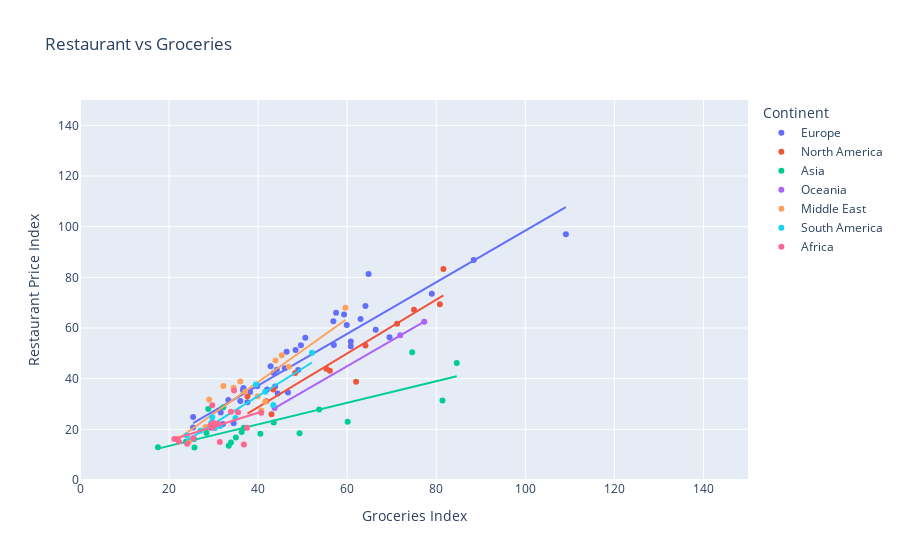

Source (notebook cell):
### Markdown cell above
Observations about Cost of Living (with and without Rent) compares to Local Purchasing Power.

### Code cell
px.scatter(df, x='Groceries Index', 
           y='Restaurant Price Index', 
           color='Continent',
           range_x=(0,150), 
           range_y=(0,150),
           hover_name='Country',
           title='Restaurant vs Groceries',
           trendline='ols')

### Figure 1 — Plotly figure (JSON) as saved in the notebook; plotly's stock layout.template omitted (floating-point values rounded to 4 significant figures)
{"data": [{"hovertemplate": "<b>%{hovertext}</b><br><br>Continent=Europe<br>Groceries Index=%{x}<br>Restaurant Price Index=%{y}<extra></extra>", "hovertext": ["Switzerland", "Iceland", "Norway", "Denmark", "Austria", "Ireland", "France", "Finland", "Netherlands", "Luxembourg", "Germany", "United Kingdom", "Belgium", "Sweden", "Italy", "Cyprus", "Malta", "Greece", "Estonia", "Slovenia", "Latvia", "Spain", "Lithuania", "Slovakia", "Czech Republic", "Croatia", "Portugal", "Albania", "Hungary", "Poland", "Montenegro", "Bulgaria", "Serbia", "Romania", "Turkey", "Bosnia And Herzegovina", "Moldova", "Georgia", "North Macedonia", "Kosovo (Disputed Territory)", "Belarus", "Ukraine"], "legendgroup": "Europe", "marker": {"color": "#636efa", "symbol": "circle"}, "mode": "markers", "name": "Europe", "orientation": "v", "showlegend": true, "type": "scatter", "x": [109.1, 88.4, 79, 64.8, 66.4, 59.3, 69.5, 63, 59.9, 64.1, 60.8, 56.9, 57.5, 60.8, 57, 49.6, 50.6, 48.4, 46.4, 49, 42.8, 46, 44.2, 46.7, 44.4, 43.5, 43.8, 42, 39.8, 36.8, 36.7, 38.2, 36, 36.6, 37.6, 34.5, 31.6, 33.3, 32.1, 29.4, 25.4, 25.4], "xaxis": "x", "y": [97, 86.8, 73.5, 81.3, 59.3, 65.3, 56.3, 63.6, 61.2, 68.7, 52.8, 62.7, 66, 54.7, 53.3, 53.2, 56.2, 51.3, 50.6, 43.4, 44.9, 44.1, 43.5, 34.5, 34.1, 42.2, 36.9, 35.7, 37, 35, 36.3, 34.7, 31.2, 35.5, 30.7, 22.4, 26.6, 31.6, 22.1, 20.6, 24.9, 20.7], "yaxis": "y"}, {"hovertemplate": "<b>OLS trendline</b><br>Restaurant Price Index = 1.01822 * Groceries Index + -3.40309<br>R<sup>2</sup>=0.883925<br><br>Continent=Europe<br>Groceries Index=%{x}<br>Restaurant Price Index=%{y} <b>(trend)</b><extra></extra>", "legendgroup": "Europe", "marker": {"color": "#636efa", "symbol": "circle"}, "mode": "lines", "name": "Europe", "showlegend": false, "type": "scatter", "x": [25.4, 25.4, 29.4, 31.6, 32.1, 33.3, 34.5, 36, 36.6, 36.7, 36.8, 37.6, 38.2, 39.8, 42, 42.8, 43.5, 43.8, 44.2, 44.4, 46, 46.4, 46.7, 48.4, 49, 49.6, 50.6, 56.9, 57, 57.5, 59.3, 59.9, 60.8, 60.8, 63, 64.1, 64.8, 66.4, 69.5, 79, 88.4, 109.1], "xaxis": "x", "y": [22.46, 22.46, 26.53, 28.77, 29.28, 30.5, 31.73, 33.25, 33.86, 33.97, 34.07, 34.88, 35.49, 37.12, 39.36, 40.18, 40.89, 41.19, 41.6, 41.81, 43.44, 43.84, 44.15, 45.88, 46.49, 47.1, 48.12, 54.53, 54.64, 55.14, 56.98, 57.59, 58.5, 58.5, 60.74, 61.86, 62.58, 64.21, 67.36, 77.04, 86.61, 107.7], "yaxis": "y"}, {"hovertemplate": "<b>%{hovertext}</b><br><br>Continent=North America<br>Groceries Index=%{x}<br>Restaurant Price Index=%{y}<extra></extra>", "hovertext": ["Bahamas", "Barbados", "United States", "Canada", "Puerto Rico", "Jamaica", "Trinidad And Tobago", "Costa Rica", "Cuba", "Panama", "Mexico", "Guatemala", "Dominican Republic"], "legendgroup": "North America", "marker": {"color": "#EF553B", "symbol": "circle"}, "mode": "markers", "name": "North America", "orientation": "v", "showlegend": true, "type": "scatter", "x": [81.6, 80.8, 75, 71.2, 64.1, 62, 55.3, 56.1, 43, 48.3, 43.4, 41.8, 37.6], "xaxis": "x", "y": [83.3, 69.4, 67.2, 61.7, 53.1, 38.8, 43.9, 43.1, 26, 42.2, 35.7, 31.1, 33.1], "yaxis": "y"}, {"hovertemplate": "<b>OLS trendline</b><br>Restaurant Price Index = 1.06126 * Groceries Index + -13.7055<br>R<sup>2</sup>=0.883006<br><br>Continent=North America<br>Groceries Index=%{x}<br>Restaurant Price Index=%{y} <b>(trend)</b><extra></extra>", "legendgroup": "North America", "marker": {"color": "#EF553B", "symbol": "circle"}, "mode": "lines", "name": "North America", "showlegend": false, "type": "scatter", "x": [37.6, 41.8, 43, 43.4, 48.3, 55.3, 56.1, 62, 64.1, 71.2, 75, 80.8, 81.6], "xaxis": "x", "y": [26.2, 30.66, 31.93, 32.35, 37.55, 44.98, 45.83, 52.09, 54.32, 61.86, 65.89, 72.04, 72.89], "yaxis": "y"}, {"hovertemplate": "<b>%{hovertext}</b><br><br>Continent=Asia<br>Groceries Index=%{x}<br>Restaurant Price Index=%{y}<extra></extra>", "hovertext": ["Singapore", "Hong Kong (China)", "South Korea", "Japan", "Taiwan", "Cambodia", "Sri Lanka", "Thailand", "Kazakhstan", "China", "Philippines", "Russia", "Malaysia", "Vietnam", "Kyrgyzstan", "Indonesia", "Uzbekistan", "Nepal", "Bangladesh", "India", "Pakistan"], "legendgroup": "Asia", "marker": {"color": "#00cc96", "symbol": "circle"}, "mode": "markers", "name": "Asia", "orientation": "v", "showlegend": true, "type": "scatter", "x": [74.6, 84.6, 81.4, 53.7, 60.1, 43.5, 49.3, 40.5, 32.2, 36.8, 35, 28.8, 36.3, 33.9, 28.2, 33.4, 28.4, 25.6, 25.7, 23.8, 17.5], "xaxis": "x", "y": [50.4, 46.2, 31.4, 27.8, 23, 22.7, 18.5, 18.3, 28.7, 20.6, 16.8, 28, 18.9, 14.8, 20.2, 13.5, 18.6, 16.2, 12.8, 15.1, 12.9], "yaxis": "y"}, {"hovertemplate": "<b>OLS trendline</b><br>Restaurant Price Index = 0.425845 * Groceries Index + 4.92903<br>R<sup>2</sup>=0.649627<br><br>Continent=Asia<br>Groceries Index=%{x}<br>Restaurant Price Index=%{y} <b>(trend)</b><extra></extra>", "legendgroup": "Asia", "marker": {"color": "#00cc96", "symbol": "circle"}, "mode": "lines", "name": "Asia", "showlegend": false, "type": "scatter", "x": [17.5, 23.8, 25.6, 25.7, 28.2, 28.4, 28.8, 32.2, 33.4, 33.9, 35, 36.3, 36.8, 40.5, 43.5, 49.3, 53.7, 60.1, 74.6, 81.4, 84.6], "xaxis": "x", "y": [12.38, 15.06, 15.83, 15.87, 16.94, 17.02, 17.19, 18.64, 19.15, 19.37, 19.83, 20.39, 20.6, 22.18, 23.45, 25.92, 27.8, 30.52, 36.7, 39.59, 40.96], "yaxis": "y"}, {"hovertemplate": "<b>%{hovertext}</b><br><br>Continent=Oceania<br>Groceries Index=%{x}<br>Restaurant Price Index=%{y}<extra></extra>", "hovertext": ["Australia", "New Zealand", "Fiji"], "legendgroup": "Oceania", "marker": {"color": "#ab63fa", "symbol": "circle"}, "mode": "markers", "name": "Oceania", "orientation": "v", "showlegend": true, "type": "scatter", "x": [77.3, 71.9, 43.7], "xaxis": "x", "y": [62.5, 57.1, 28.4], "yaxis": "y"}, {"hovertemplate": "<b>OLS trendline</b><br>Restaurant Price Index = 1.01582 * Groceries Index + -15.9838<br>R<sup>2</sup>=0.999994<br><br>Continent=Oceania<br>Groceries Index=%{x}<br>Restaurant Price Index=%{y} <b>(trend)</b><extra></extra>", "legendgroup": "Oceania", "marker": {"color": "#ab63fa", "symbol": "circle"}, "mode": "lines", "name": "Oceania", "showlegend": false, "type": "scatter", "x": [43.7, 71.9, 77.3], "xaxis": "x", "y": [28.41, 57.05, 62.54], "yaxis": "y"}, {"hovertemplate": "<b>%{hovertext}</b><br><br>Continent=Middle East<br>Groceries Index=%{x}<br>Restaurant Price Index=%{y}<extra></extra>", "hovertext": ["Israel", "United Arab Emirates", "Bahrain", "Qatar", "Saudi Arabia", "Oman", "Kuwait", "Lebanon", "Palestine", "Jordan", "Armenia", "Azerbaijan", "Iraq", "Iran", "Syria"], "legendgroup": "Middle East", "marker": {"color": "#FFA15A", "symbol": "circle"}, "mode": "markers", "name": "Middle East", "orientation": "v", "showlegend": true, "type": "scatter", "x": [59.6, 45.3, 46.9, 43.9, 41.6, 39.9, 34.5, 32.2, 40.7, 37.1, 36, 29, 28.2, 22, 24.5], "xaxis": "x", "y": [68, 49.2, 44.7, 47.2, 30.9, 33.1, 36.4, 37.1, 27.4, 34.8, 38.9, 31.8, 20.9, 16.3, 15.3], "yaxis": "y"}, {"hovertemplate": "<b>OLS trendline</b><br>Restaurant Price Index = 1.24912 * Groceries Index + -11.2837<br>R<sup>2</sup>=0.798508<br><br>Continent=Middle East<br>Groceries Index=%{x}<br>Restaurant Price Index=%{y} <b>(trend)</b><extra></extra>", "legendgroup": "Middle East", "marker": {"color": "#FFA15A", "symbol": "circle"}, "mode": "lines", "name": "Middle East", "showlegend": false, "type": "scatter", "x": [22, 24.5, 28.2, 29, 32.2, 34.5, 36, 37.1, 39.9, 40.7, 41.6, 43.9, 45.3, 46.9, 59.6], "xaxis": "x", "y": [16.2, 19.32, 23.94, 24.94, 28.94, 31.81, 33.68, 35.06, 38.56, 39.56, 40.68, 43.55, 45.3, 47.3, 63.16], "yaxis": "y"}, {"hovertemplate": "<b>%{hovertext}</b><br><br>Continent=South America<br>Groceries Index=%{x}<br>Restaurant Price Index=%{y}<extra></extra>", "hovertext": ["Uruguay", "El Salvador", "Chile", "Venezuela", "Ecuador", "Brazil", "Peru", "Argentina", "Colombia", "Bolivia", "Paraguay"], "legendgroup": "South America", "marker": {"color": "#19d3f3", "symbol": "circle"}, "mode": "markers", "name": "South America", "orientation": "v", "showlegend": true, "type": "scatter", "x": [52.1, 43.4, 41.6, 39.5, 34.9, 29.5, 31.5, 29.7, 30.3, 27, 24], "xaxis": "x", "y": [50.2, 29.6, 34.8, 37.7, 24.5, 22.6, 21.3, 24.8, 20.5, 19.4, 17.6], "yaxis": "y"}, {"hovertemplate": "<b>OLS trendline</b><br>Restaurant Price Index = 1.09308 * Groceries Index + -10.5633<br>R<sup>2</sup>=0.868960<br><br>Continent=South America<br>Groceries Index=%{x}<br>Restaurant Price Index=%{y} <b>(trend)</b><extra></extra>", "legendgroup": "South America", "marker": {"color": "#19d3f3", "symbol": "circle"}, "mode": "lines", "name": "South America", "showlegend": false, "type": "scatter", "x": [24, 27, 29.5, 29.7, 30.3, 31.5, 34.9, 39.5, 41.6, 43.4, 52.1], "xaxis": "x", "y": [15.67, 18.95, 21.68, 21.9, 22.56, 23.87, 27.59, 32.61, 34.91, 36.88, 46.39], "yaxis": "y"}, {"hovertemplate": "<b>%{hovertext}</b><br><br>Continent=Africa<br>Groceries Index=%{x}<br>Restaurant Price Index=%{y}<extra></extra>", "hovertext": ["Cameroon", "Zimbabwe", "Mauritius", "South Africa", "Nigeria", "Ghana", "Kenya", "Botswana", "Morocco", "Uganda", "Algeria", "Tunisia", "Madagascar", "Tanzania", "Egypt", "Libya"], "legendgroup": "Africa", "marker": {"color": "#FF6692", "symbol": "circle"}, "mode": "markers", "name": "Africa", "orientation": "v", "showlegend": true, "type": "scatter", "x": [34.6, 35.5, 40.7, 29.7, 37.5, 33.9, 31, 30, 29.8, 29.3, 36.8, 31.4, 24.1, 25.4, 21.2, 22.2], "xaxis": "x", "y": [35.3, 26.7, 26.5, 29.5, 20.6, 26.9, 22.1, 22.5, 20.7, 21.6, 14, 15, 14.3, 16.5, 16.2, 15.2], "yaxis": "y"}, {"hovertemplate": "<b>OLS trendline</b><br>Restaurant Price Index = 0.551657 * Groceries Index + 4.47361<br>R<sup>2</sup>=0.246312<br><br>Continent=Africa<br>Groceries Index=%{x}<br>Restaurant Price Index=%{y} <b>(trend)</b><extra></extra>", "legendgroup": "Africa", "marker": {"color": "#FF6692", "symbol": "circle"}, "mode": "lines", "name": "Africa", "showlegend": false, "type": "scatter", "x": [21.2, 22.2, 24.1, 25.4, 29.3, 29.7, 29.8, 30, 31, 31.4, 33.9, 34.6, 35.5, 36.8, 37.5, 40.7], "xaxis": "x", "y": [16.17, 16.72, 17.77, 18.49, 20.64, 20.86, 20.91, 21.02, 21.57, 21.8, 23.17, 23.56, 24.06, 24.77, 25.16, 26.93], "yaxis": "y"}], "layout": {"legend": {"title": {"text": "Continent"}, "tracegroupgap": 0}, "title": {"text": "Restaurant vs Groceries"}, "xaxis": {"anchor": "y", "domain": [0, 1], "range": [0, 150], "title": {"text": "Groceries Index"}}, "yaxis": {"anchor": "x", "domain": [0, 1], "range": [0, 150], "title": {"text": "Restaurant Price Index"}}}}
